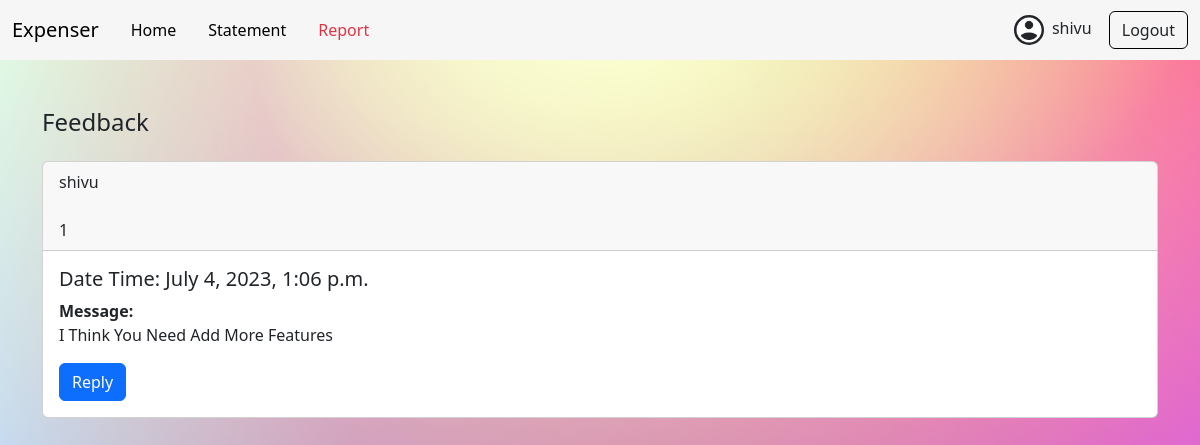
The page /feedv/2/ (signed in) on the database its author committed.
### home/models.py (models this page shows)
class Feedback(models.Model):
    userid = models.ForeignKey(User, on_delete=models.CASCADE)
    message = models.CharField(max_length=300, null=True)
    created = models.DateTimeField(auto_now_add=True)

### home/views.py (the view)
# urls.py: path('feedv/<str:pk>/', views.FeedV, name='feedv'),
@login_required(login_url='userlogin')
def FeedV(request, pk):
    if request.user.is_superuser:
        info = Feedback.objects.get(id=pk)
        context = {'info':info}
        return render(request, 'feedv.html', context)
    else:
        return redirect('home')

### templates/feedv.html
{% extends 'home.html' %}
{% block content %}
    <div class="container mt-5">
      <div class="my-4">
        <h4>Feedback </h4>
      </div>
      <div>
        <div class="card">
            <div class="card-header">
              {{info.userid.username}} <br>
              {{info.userid.email}}<br>
              {{info.userid.id}}
            </div>
            <div class="card-body">
              <h5 class="card-title">Date Time: {{info.created}}</h5>
              <p class="card-text"><b>Message: </b><br> {{info.message}}</p>
              <a href="#" class="btn btn-primary">Reply</a>
            </div>
          </div>
      </div>
    </div>
{% endblock %}

### templates/home.html (shortened to what this page needs)
{% load static %}
<!DOCTYPE html>
<html lang="en">
<head>
    <link rel="stylesheet" href="https://cdn.jsdelivr.net/npm/bootstrap-icons@1.10.5/font/bootstrap-icons.css">
    <link href="https://cdn.jsdelivr.net/npm/bootstrap@5.3.0/dist/css/bootstrap.min.css" rel="stylesheet">
  </head>
<body>
    <nav class="navbar navbar-expand-lg" style="background-color:  #f6f6f6;">
        <div class="container-fluid">
          <a class="navbar-brand" href="#">Expenser</a>
          <div class="collapse navbar-collapse" id="navbarSupportedContent">
            <ul class="navbar-nav me-auto mb-2 mb-lg-0">
              {% if user.is_authenticated %}
                <a href="{% url 'home' %}" style="text-decoration: none;" class="mx-3 text-black">Home</a>
                <a href="{% url 'statement' %}" style="text-decoration: none;" class="mx-3 text-black">Statement</a>
                <a href="{% url 'report' %}" style="text-decoration: none;" class="mx-3 text-danger">Report</a>
              {% endif %}
            </ul>
            <div>
              {% if request.user.is_authenticated %}
                <button class="btn btn-white border-none"> <img src="{% static 'images/person.png' %}" style="width: 30px;" alt="" class="img-fluid rounded-circle bg-dark mx-2">{{request.user.username}}</button>
                <a href="{% url 'userlogout' %}"><button class="btn btn-white" style="border: 1px solid black;">Logout</button></a>
              {% else %}
                <a href="{% url 'userlogin' %}"><button class="btn btn-dark">Login</button></a>
              {% endif %}
            </div>
          </div>
        </div>
      </nav>
      {% block content %}{% endblock%}
</body>
</html>

### rows shown on the page
Feedback: userid.username "shivu", userid.id "1", created "July 4, 2023, 1:06 p.m.", message "I Think You Need Add More Features"

### other values the page prints
{{ request.user.username }} "shivu"
